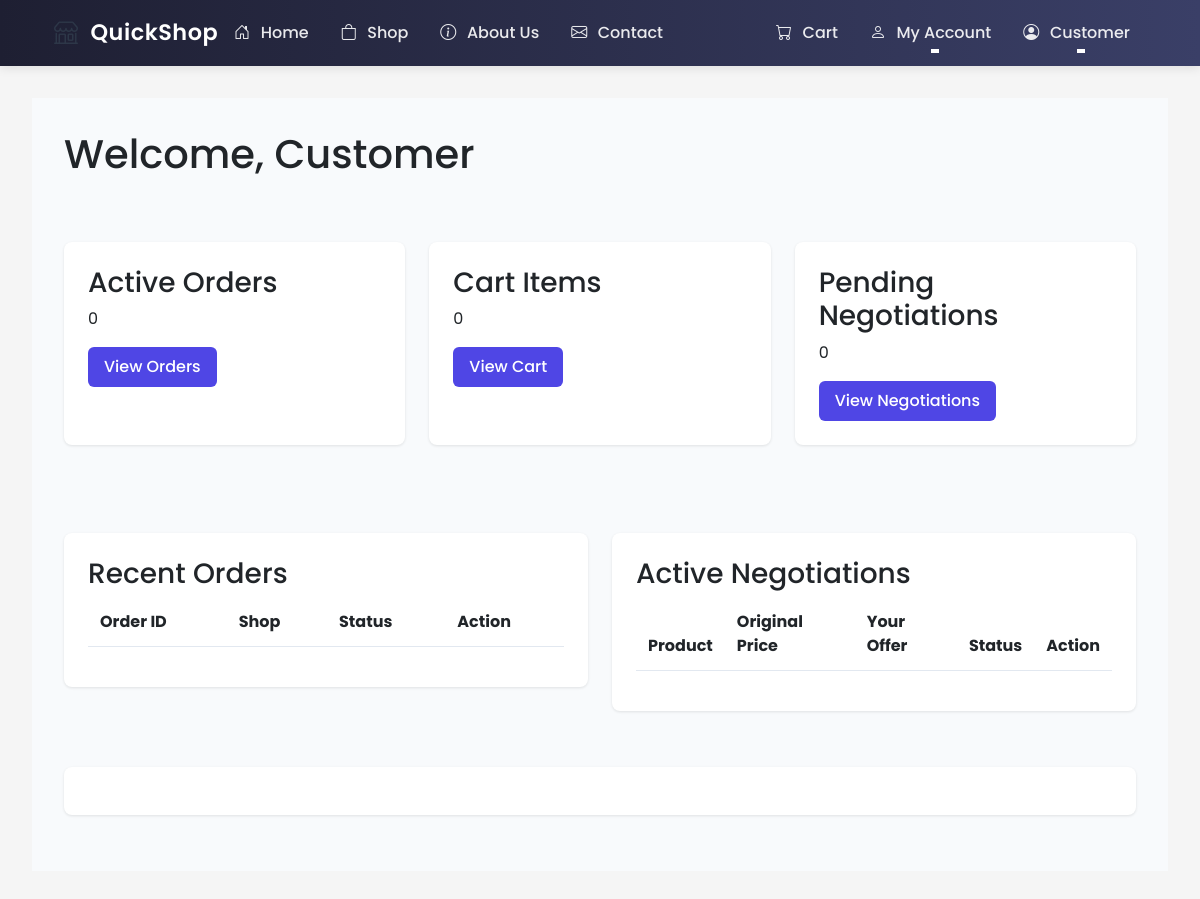
The page /user/dashboard (signed in) on the database as committed earlier.
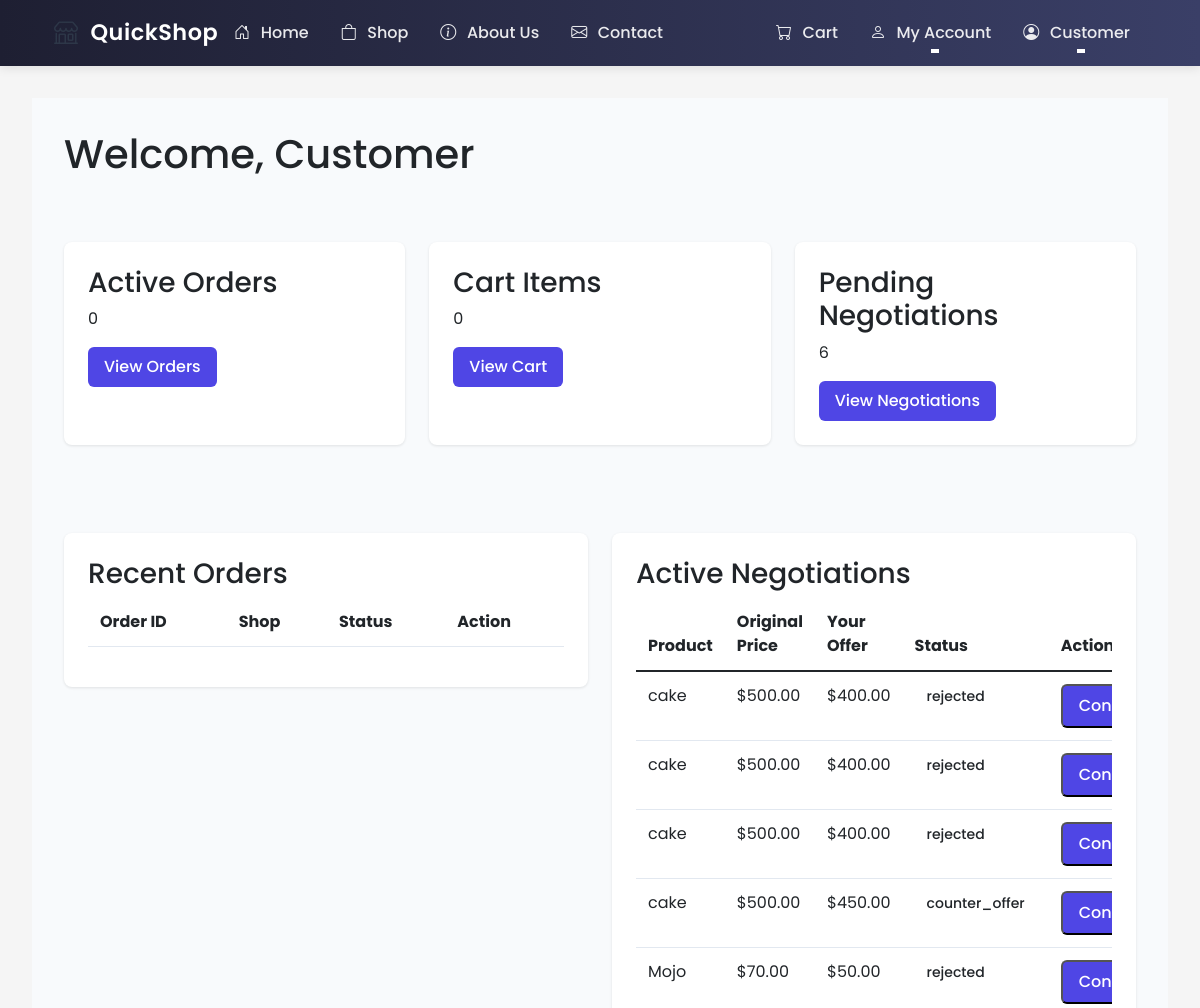
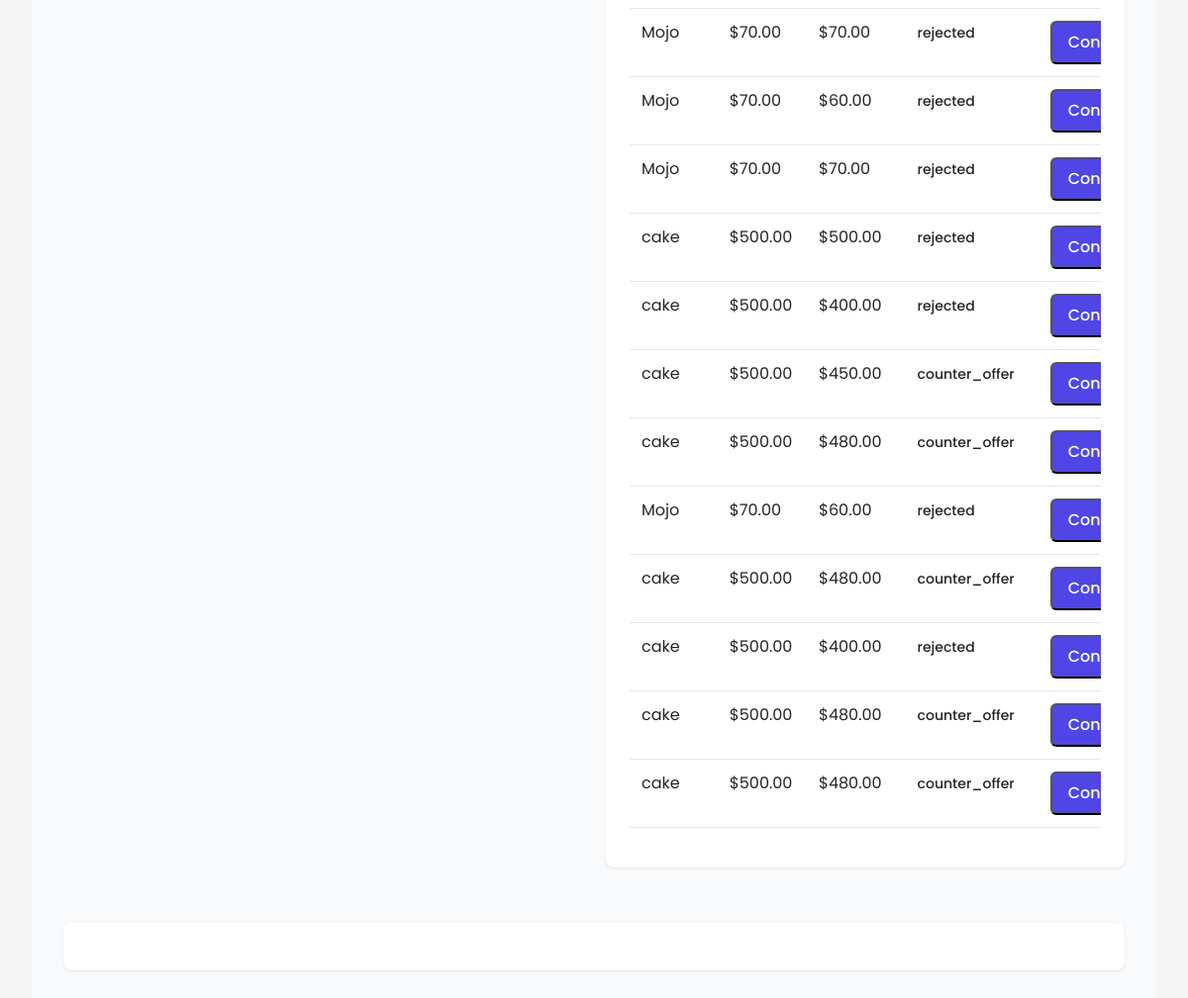
The same page on the database as committed later (2 pictures, top to bottom).
### ecommerce/models/negotiation.py (models this page shows, shortened)
class Negotiation(db.Model):
    id = db.Column(db.Integer, primary_key=True)
    product_id = db.Column(db.Integer, db.ForeignKey('product.id'), nullable=False)
    customer_id = db.Column(db.Integer, db.ForeignKey('user.id'), nullable=False)
    initial_price = db.Column(db.Float, nullable=False)  # Original product price
    offered_price = db.Column(db.Float, nullable=False)  # Customer's offered price
    counter_price = db.Column(db.Float)  # AI/Shop counter offer
    final_price = db.Column(db.Float)  # Final agreed price
    status = db.Column(db.String(20), nullable=False, default='pending')  # pending, counter_offer, accepted, rejected
    rounds = db.Column(db.Integer, default=0)  # Number of negotiation rounds
    created_at = db.Column(db.DateTime, default=datetime.utcnow)
    updated_at = db.Column(db.DateTime, default=datetime.utcnow, onupdate=datetime.utcnow)
    product = db.relationship('Product', backref='negotiations')
    customer = db.relationship('User', backref='negotiations')

### ecommerce/models/shop.py (models this page shows, shortened)
class Product(db.Model):
    id = db.Column(db.Integer, primary_key=True)
    name = db.Column(db.String(100), nullable=False)
    description = db.Column(db.Text)
    price = db.Column(db.Float, nullable=False)
    stock = db.Column(db.Integer, nullable=False, default=0)
    shop_id = db.Column(db.Integer, db.ForeignKey('shop.id'), nullable=False)
    image_url = db.Column(db.String(255))
    category = db.Column(db.String(50))  # Add category field
    created_at = db.Column(db.DateTime, default=datetime.utcnow)
    min_price = db.Column(db.Float)  # Minimum acceptable price
    max_discount_percentage = db.Column(db.Float, default=20.0)  # Maximum allowed discount
    continue_iteration = db.Column(db.Boolean, default=False)  # Whether to continue negotiation after max discount

### ecommerce/routes/user.py (the view, shortened to what this page needs)
@user_bp.route('/dashboard')
@login_required
@customer_required
def dashboard():
    active_orders = Order.query.filter(
        Order.customer_id == current_user.id,
        Order.status.in_(['pending', 'confirmed', 'delivering'])
    ).all()
    active_orders_count = len(active_orders)
    cart_items_count = db.session.query(func.count(CartItem.id))\
        .filter_by(user_id=current_user.id)\
        .scalar() or 0
    pending_negotiations = Negotiation.query.filter(
        Negotiation.customer_id == current_user.id,
        Negotiation.status.in_(['pending', 'counter_offer'])
    ).all()
    pending_negotiations_count = len(pending_negotiations)
    recent_orders = Order.query.filter_by(customer_id=current_user.id)\
        .order_by(Order.created_at.desc())\
        .limit(5).all()
    active_negotiations = Negotiation.query.filter(
        Negotiation.customer_id == current_user.id,
        Negotiation.status != 'completed'
    ).all()
    nearby_shops = []
    return render_template('user/dashboard.html',
                         active_orders_count=active_orders_count,
                         cart_items_count=cart_items_count,
                         pending_negotiations_count=pending_negotiations_count,
                         recent_orders=recent_orders,
                         active_negotiations=active_negotiations,
                         nearby_shops=nearby_shops[:6])  # Limit to 6 shops

### ecommerce/routes/auth.py (called while the page is built)
def customer_required(f):
    @wraps(f)
    def decorated_function(*args, **kwargs):
        if not current_user.is_authenticated or current_user.role != 'user':
            flash('Access denied. This feature is only available for customers.', 'error')
            return redirect(url_for('main.index'))
        return f(*args, **kwargs)
    return decorated_function

### ecommerce/templates/user/dashboard.html (shortened to what this page needs)
{% extends "base.html" %}
{% block content %}
<div class="dashboard-container">
    <div class="customer-welcome mb-4">
        <h1>Welcome, {{ current_user.username }}</h1>
    </div>
    <div class="admin-stats">
        <div class="dashboard-card">
            <h3>Active Orders</h3>
            <p class="stat-number">{{ active_orders_count }}</p>
            <a href="{{ url_for('user.orders') }}" class="action-btn action-primary">View Orders</a>
        </div>
        <div class="dashboard-card">
            <h3>Cart Items</h3>
            <p class="stat-number">{{ cart_items_count }}</p>
            <a href="{{ url_for('main.cart') }}" class="action-btn action-primary">View Cart</a>
        </div>
        <div class="dashboard-card">
            <h3>Pending Negotiations</h3>
            <p class="stat-number">{{ pending_negotiations_count }}</p>
            <a href="{{ url_for('user.negotiations') }}" class="action-btn action-primary">View Negotiations</a>
        </div>
    </div>
    <div class="row">
        <div class="col-md-6">
            <div class="dashboard-card">
                <h3>Recent Orders</h3>
                <div class="table-responsive">
                    <table class="table">
                        <thead>
                            <tr>
                                <th>Order ID</th>
                                <th>Shop</th>
                                <th>Status</th>
                                <th>Action</th>
                            </tr>
                        </thead>
                    </table>
                </div>
            </div>
        </div>
        <div class="col-md-6">
            <div class="dashboard-card">
                <h3>Active Negotiations</h3>
                <div class="table-responsive">
                    <table class="table">
                        <thead>
                            <tr>
                                <th>Product</th>
                                <th>Original Price</th>
                                <th>Your Offer</th>
                                <th>Status</th>
                                <th>Action</th>
                            </tr>
                        </thead>
                        <tbody>
                            {% for nego in active_negotiations %}
                            <tr>
                                <td>{{ nego.product.name }}</td>
                                <td>${{ "%.2f"|format(nego.product.price) }}</td>
                                <td>${{ "%.2f"|format(nego.offered_price) }}</td>
                                <td>
                                    <span class="status-badge status-{{ nego.status }}">
                                        {{ nego.status }}
                                    </span>
                                </td>
                                <td>
                                    <button onclick="viewNegotiation('{{ nego.id }}')"
                                            class="action-btn action-primary">Continue</button>
                                </td>
                            </tr>
                            {% endfor %}
                        </tbody>
                    </table>
                </div>
            </div>
        </div>
    </div>
    <div class="row">
        <div class="col-md-12">
            <div class="dashboard-card">
            </div>
        </div>
    </div>
</div>
{% endblock %}

Rows that differ between the two databases and show on the page:
added Negotiation: product.name "cake", offered_price "400.00", status "rejected"
now on this page (row unchanged): Product: product.price "500.00"
added Negotiation: product.name "cake", offered_price "400.00", status "rejected"
added Negotiation: product.name "cake", offered_price "400.00", status "rejected"
added Negotiation: product.name "cake", offered_price "450.00", status "counter_offer"
added Negotiation: product.name "Mojo", offered_price "50.00", status "rejected"
now on this page (row unchanged): Product: product.price "70.00"
added Negotiation: product.name "Mojo", offered_price "70.00", status "rejected"
added Negotiation: product.name "Mojo", offered_price "60.00", status "rejected"
added Negotiation: product.name "Mojo", offered_price "70.00", status "rejected"
added Negotiation: product.name "cake", offered_price "500.00", status "rejected"
added Negotiation: product.name "cake", offered_price "400.00", status "rejected"
added Negotiation: product.name "cake", offered_price "450.00", status "counter_offer"
added Negotiation: product.name "cake", offered_price "480.00", status "counter_offer"
added Negotiation: product.name "Mojo", offered_price "60.00", status "rejected"
added Negotiation: product.name "cake", offered_price "480.00", status "counter_offer"
added Negotiation: product.name "cake", offered_price "400.00", status "rejected"
added Negotiation: product.name "cake", offered_price "480.00", status "counter_offer"
added Negotiation: product.name "cake", offered_price "480.00", status "counter_offer"
Other text that changed with them:
{{ pending_negotiations_count }}: "0" → "6"
